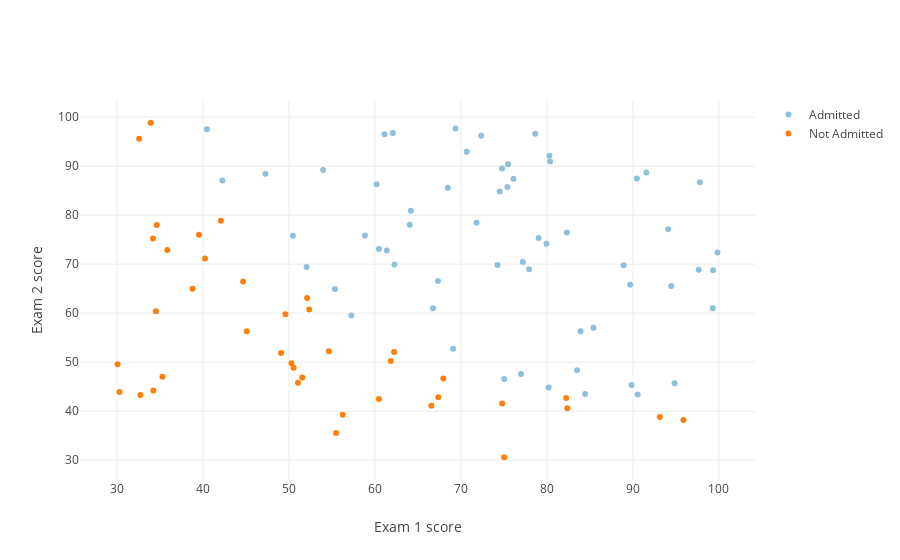

Here is the notebook cell this chart was saved with:
### Markdown cell above
## Visualise test data

### Code cell
# Read sample CSV
df = pd.read_csv('machine-learning-ex2/ex2/ex2data1.txt', names=['ex1', 'ex2', 'adm'])

admitted = df[(df.adm == 1)]
not_admitted = df[(df.adm == 0)]

def plot_data(admitted, not_admitted):
    # Build data for graph
    admitted_data = np.concatenate((admitted.iloc[:, [0]].values, admitted.iloc[:, [1]].values), axis=1).T
    not_admitted_data = np.concatenate((not_admitted.iloc[:, [0]].values, not_admitted.iloc[:, [1]].values), axis=1).T
    
    # Build scatter plots
    trace0 = Scatter(
        x=admitted_data[0],
        y=admitted_data[1],
        mode='markers',
        name='Admitted',
        marker=dict(
            color='rgb(145,191,219)'
        )
    )
    trace1 = Scatter(
        x=not_admitted_data[0],
        y=not_admitted_data[1],
        mode='markers',
        name='Not Admitted',
        marker=dict(
            color='rgba(255,182,193)'
        )
    )
    data = [trace0, trace1]
    
    #Configure plot apperance
    layout = Layout(
        xaxis=dict(
            title='Exam 1 score'
        ),
        yaxis=dict(
            title='Exam 2 score'
        )
    )
    
    # Plot the graph
    iplot(dict(data=data, layout=layout))

plot_data(admitted, not_admitted)

### Figure 1 — Plotly figure (JSON) as saved in the notebook; plotly's stock layout.template omitted (floating-point values rounded to 4 significant figures)
{"data": [{"marker": {"color": "rgb(145,191,219)"}, "mode": "markers", "name": "Admitted", "type": "scatter", "x": [60.18, 79.03, 61.11, 75.02, 76.1, 84.43, 82.31, 69.36, 53.97, 69.07, 70.66, 76.98, 89.68, 77.92, 62.27, 80.19, 61.38, 85.4, 52.05, 64.18, 83.9, 94.44, 77.19, 97.77, 62.07, 91.56, 79.94, 99.27, 90.55, 97.65, 74.25, 71.8, 75.4, 40.46, 80.28, 66.75, 64.04, 72.35, 60.46, 58.84, 99.83, 47.26, 50.46, 88.91, 94.83, 67.32, 57.24, 80.37, 68.47, 75.48, 78.64, 94.09, 90.45, 74.49, 89.85, 83.49, 42.26, 99.32, 55.34, 74.78], "y": [86.31, 75.34, 96.51, 46.55, 87.42, 43.53, 76.48, 97.72, 89.21, 52.74, 92.93, 47.58, 65.8, 68.97, 69.95, 44.82, 72.81, 57.05, 69.43, 80.91, 56.31, 65.57, 70.46, 86.73, 96.77, 88.7, 74.16, 61.0, 43.39, 68.86, 69.82, 78.45, 85.76, 97.54, 92.12, 60.99, 78.03, 96.23, 73.09, 75.86, 72.37, 88.48, 75.81, 69.8, 45.69, 66.59, 59.51, 90.96, 85.59, 90.42, 96.65, 77.16, 87.51, 84.85, 45.36, 48.38, 87.1, 68.78, 64.93, 89.53]}, {"marker": {"color": "rgba(255,182,193)"}, "mode": "markers", "name": "Not Admitted", "type": "scatter", "x": [34.62, 30.29, 35.85, 45.08, 95.86, 75.01, 39.54, 67.95, 67.37, 50.53, 34.21, 93.11, 61.83, 38.79, 52.11, 40.24, 54.64, 33.92, 74.79, 34.18, 51.55, 82.37, 51.05, 62.22, 34.52, 50.29, 49.59, 32.58, 35.29, 56.25, 30.06, 44.67, 66.56, 49.07, 32.72, 60.46, 82.23, 42.08, 52.35, 55.48], "y": [78.02, 43.89, 72.9, 56.32, 38.23, 30.6, 76.04, 46.68, 42.84, 48.86, 44.21, 38.8, 50.26, 65.0, 63.13, 71.17, 52.21, 98.87, 41.57, 75.24, 46.86, 40.62, 45.82, 52.06, 60.4, 49.8, 59.81, 95.6, 47.02, 39.26, 49.59, 66.45, 41.09, 51.88, 43.31, 42.51, 42.72, 78.84, 60.77, 35.57]}], "layout": {"xaxis": {"title": "Exam 1 score"}, "yaxis": {"title": "Exam 2 score"}}}
